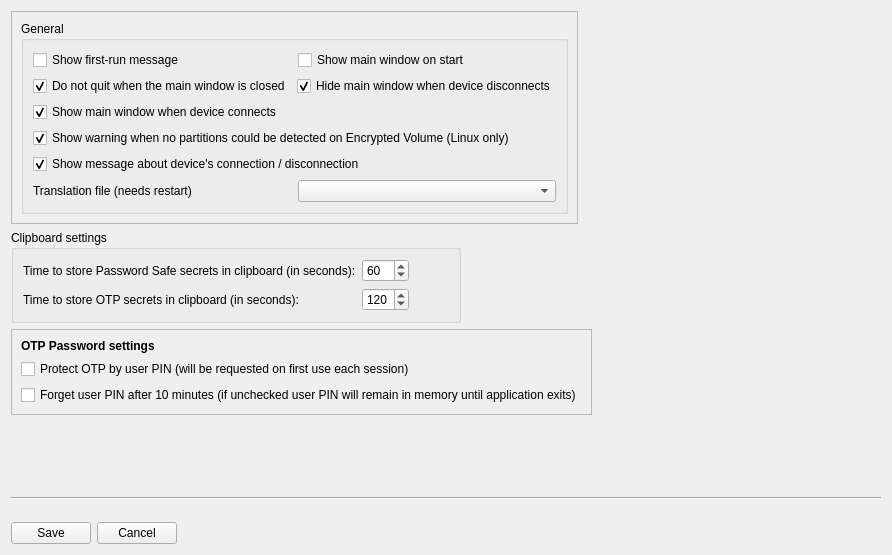
          <widget class="QWidget" name="tab_8">
           <attribute name="title">
            <string>General</string>
           </attribute>
           <layout class="QFormLayout" name="formLayout">
            <item row="0" column="0">
             <widget class="QFrame" name="frame_9">
              <property name="frameShape">
               <enum>QFrame::StyledPanel</enum>
              </property>
              <property name="frameShadow">
               <enum>QFrame::Raised</enum>
              </property>
              <layout class="QVBoxLayout" name="verticalLayout_15">
               <item>
                <widget class="QGroupBox" name="gr_general">
                 <property name="title">
                  <string>General</string>
                 </property>
                 <layout class="QVBoxLayout" name="verticalLayout_4">
                  <item>
                   <layout class="QHBoxLayout" name="horizontalLayout_20">
                    <item>
                     <widget class="QCheckBox" name="cb_first_run_message_2">
                      <property name="text">
                       <string>Show first-run message</string>
                      </property>
                     </widget>
                    </item>
                    <item>
                     <widget class="QCheckBox" name="cb_show_window_on_start_2">
                      <property name="text">
                       <string>Show main window on start</string>
                      </property>
                     </widget>
                    </item>
                   </layout>
                  </item>
                  <item>
                   <layout class="QHBoxLayout" name="horizontalLayout_18">
                    <item>
                     <widget class="QCheckBox" name="cb_hide_main_window_on_close_2">
                      <property name="text">
                       <string>Do not quit when the main window is closed</string>
                      </property>
                      <property name="checked">
                       <bool>true</bool>
                      </property>
                     </widget>
                    </item>
                    <item>
                     <widget class="QCheckBox" name="cb_hide_main_window_on_connection_2">
                      <property name="text">
                       <string>Hide main window when device disconnects</string>
                      </property>
                      <property name="checked">
                       <bool>true</bool>
                      </property>
                     </widget>
                    </item>
                   </layout>
                  </item>
                  <item>
                   <widget class="QCheckBox" name="cb_show_main_window_on_connection_2">
                    <property name="text">
                     <string>Show main window when device connects</string>
                    </property>
                    <property name="checked">
                     <bool>true</bool>
                    </property>
                   </widget>
                  </item>
                  <item>
                   <widget class="QCheckBox" name="cb_check_symlink_2">
                    <property name="text">
                     <string>Show warning when no partitions could be detected on Encrypted Volume (Linux only)</string>
                    </property>
                    <property name="checked">
                     <bool>true</bool>
                    </property>
                   </widget>
                  </item>
                  <item>
                   <widget class="QCheckBox" name="cb_device_connection_message_2">
                    <property name="text">
                     <string>Show message about device's connection / disconnection</string>
                    </property>
                    <property name="checked">
                     <bool>true</bool>
                    </property>
                   </widget>
                  </item>
                  <item>
                   <layout class="QHBoxLayout" name="horizontalLayout_13">
                    <item>
                     <widget class="QLabel" name="label_29">
                      <property name="text">
                       <string>&lt;html&gt;&lt;head/&gt;&lt;body&gt;&lt;p&gt;Translation file (needs restart)&lt;/p&gt;&lt;/body&gt;&lt;/html&gt;</string>
                      </property>
                     </widget>
                    </item>
                    <item>
                     <widget class="QComboBox" name="combo_languages_2">
                      <property name="accessibleName">
                       <string>Translation file (needs restart)</string>
                      </property>
                     </widget>
                    </item>
                   </layout>
                  </item>
                 </layout>
                </widget>
               </item>
              </layout>
             </widget>
            </item>
            <item row="1" column="0">
             <widget class="QGroupBox" name="groupBox_2">
              <property name="title">
               <string>Clipboard settings</string>
              </property>
              <layout class="QGridLayout" name="gridLayout_4">
               <item row="3" column="1">
                <widget class="QSpinBox" name="spin_OTP_time">
                 <property name="accessibleName">
                  <string>Time to store OTP secrets in clipboard (in seconds):</string>
                 </property>
                 <property name="minimum">
                  <number>10</number>
                 </property>
                 <property name="maximum">
                  <number>600</number>
                 </property>
                 <property name="value">
                  <number>120</number>
                 </property>
                </widget>
               </item>
               <item row="1" column="0">
                <widget class="QLabel" name="label_30">
                 <property name="text">
                  <string>Time to store Password Safe secrets in clipboard (in seconds):</string>
                 </property>
                </widget>
               </item>
               <item row="1" column="1">
                <widget class="QSpinBox" name="spin_PWS_time">
                 <property name="accessibleName">
                  <string>TIme to store Password Safe secrets in clipboard (in seconds):</string>
                 </property>
                 <property name="minimum">
                  <number>10</number>
                 </property>
                 <property name="maximum">
                  <number>600</number>
                 </property>
                 <property name="value">
                  <number>60</number>
                 </property>
                </widget>
               </item>
               <item row="3" column="0">
                <widget class="QLabel" name="label_31">
                 <property name="text">
                  <string>Time to store OTP secrets in clipboard (in seconds):</string>
                 </property>
                </widget>
               </item>
               <item row="1" column="2">
                <spacer name="horizontalSpacer_7">
                 <property name="orientation">
                  <enum>Qt::Horizontal</enum>
                 </property>
                 <property name="sizeHint" stdset="0">
                  <size>
                   <width>40</width>
                   <height>20</height>
                  </size>
                 </property>
                </spacer>
               </item>
              </layout>
             </widget>
            </item>
            <item row="2" column="0">
             <widget class="QFrame" name="frame_4">
              <property name="autoFillBackground">
               <bool>false</bool>
              </property>
              <property name="frameShape">
               <enum>QFrame::StyledPanel</enum>
              </property>
              <property name="frameShadow">
               <enum>QFrame::Sunken</enum>
              </property>
              <layout class="QVBoxLayout" name="verticalLayout_12">
               <item>
                <widget class="QLabel" name="label_11">
                 <property name="font">
                  <font>
                   <weight>75</weight>
                   <bold>true</bold>
                  </font>
                 </property>
                 <property name="text">
                  <string>OTP Password settings</string>
                 </property>
                </widget>
               </item>
               <item>
                <layout class="QVBoxLayout" name="verticalLayout_2">
                 <item>
                  <widget class="QCheckBox" name="enableUserPasswordCheckBox">
                   <property name="text">
                    <string>Protect OTP by user PIN (will be requested on first use each session)</string>
                   </property>
                  </widget>
                 </item>
                 <item>
                  <widget class="QCheckBox" name="deleteUserPasswordCheckBox">
                   <property name="text">
                    <string>Forget user PIN after 10 minutes (if unchecked user PIN will remain in memory until application exits)</string>
                   </property>
                  </widget>
                 </item>
                </layout>
               </item>
              </layout>
             </widget>
            </item>
            <item row="3" column="0">
             <spacer name="verticalSpacer_2">
              <property name="orientation">
               <enum>Qt::Vertical</enum>
              </property>
              <property name="sizeHint" stdset="0">
               <size>
                <width>20</width>
                <height>70</height>
               </size>
              </property>
             </spacer>
            </item>
            <item row="6" column="0">
             <layout class="QHBoxLayout" name="horizontalLayout_11">
              <item>
               <widget class="QPushButton" name="btn_writeSettings">
                <property name="text">
                 <string>Save</string>
                </property>
               </widget>
              </item>
              <item>
               <widget class="QPushButton" name="btn_cancelSettings">
                <property name="text">
                 <string>Cancel</string>
                </property>
               </widget>
              </item>
             </layout>
            </item>
            <item row="4" column="0">
             <widget class="Line" name="line_4">
              <property name="minimumSize">
               <size>
                <width>870</width>
                <height>0</height>
               </size>
              </property>
              <property name="orientation">
               <enum>Qt::Horizontal</enum>
              </property>
             </widget>
            </item>
            <item row="5" column="0">
             <spacer name="verticalSpacer_8">
              <property name="orientation">
               <enum>Qt::Vertical</enum>
              </property>
              <property name="sizeHint" stdset="0">
               <size>
                <width>20</width>
                <height>10</height>
               </size>
              </property>
             </spacer>
            </item>
           </layout>
          </widget>
